Frame 1 (no input): blank canvas, image omitted
Frame 60 (the mouse pressed at the canvas centre just before this capture): blank canvas, image omitted
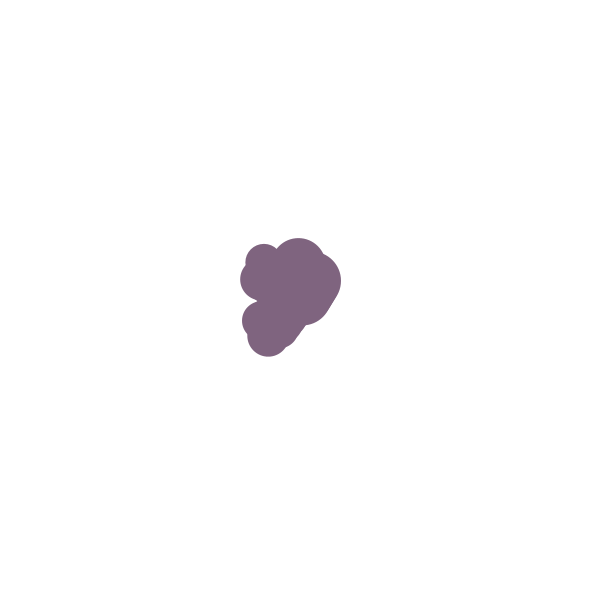
Frame 120 (the mouse held since frame 60 and released just before this capture)

The Processing sketch whose frames 1 and 60 were blank and that drew this single picture after the mouse press (run headless with seeded random() and noise(); from frame 60 on, the mouse is pressed at the canvas centre):

// Processing sketch: sketch_181107c
// ── sketch_181107c.pde
// code 1 FA 18
// bryan ma

// color variable as class field

// this sketch uses a basic ball or particle-type behavior
// to create a "painting" kind of effect. while the mouse is 
// pressed, a new instance is created every five frames. 

// change the class definition of "Brushstroke" to have a 
// color field. Then change the constructor arguments to accept 
// a color argument, which should set the object's color field. 

// finally, update the line of code which creates new brushstrokes
// to accept a color value. try using a color value which maps to 
// the position of the mouse on the screen. see the example gif
// to get an idea.

Brushstroke b;

void setup() {
  size(600, 600);
  noStroke();
  background(255);
}

void draw() {
  if (mousePressed) {
    if (frameCount % 5 == 0) {
      b = new Brushstroke(mouseX, mouseY);
    }

    if (b != null) {
      b.update();
      b.display();
    }
  }
}


class Brushstroke {
  float x, y;
  float vx, vy;
  float siz;
  float lifetime = 10;
  float c; 

  Brushstroke(float x, float y) {
    this.x = x;
    this.y = y;
    vx = random(-8, 8);
    vy = random(-8, 8);
    siz = random(30, 60);
  }

  void update() {
    x += vx;
    y += vy;
  }

  void display() {
    fill(map(mouseY, 0, height, 0, 255), 100 , map(mouseY, 0, height, 0, 255) );
    //stroke(0);
    ellipse(x, y, siz, siz);
  }
  
  //void color() {
    
    
    
  //}
  
}
